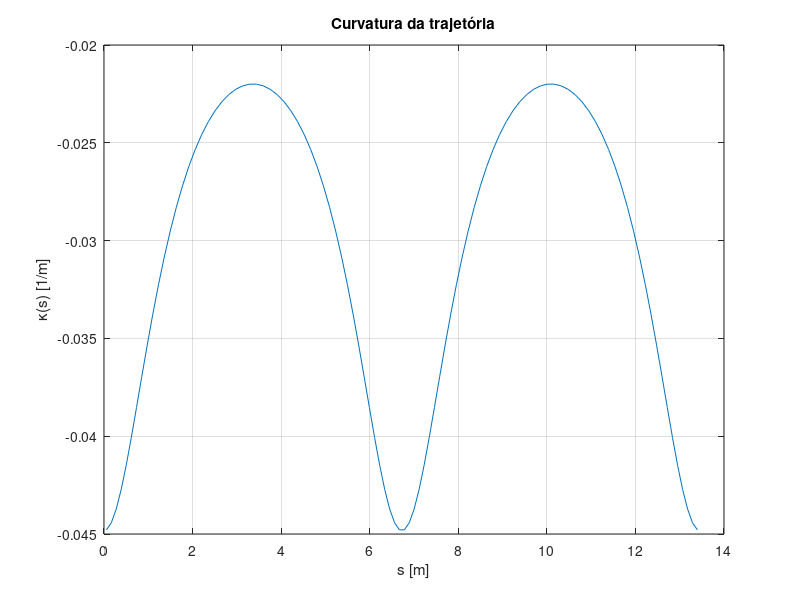

Source code (MATLAB): (Note: this script raises an error after producing the figure.)

%speed_to_erpm_gain  = 4277.5
%speed_to_duty (m/s) = 0.0602
close all
%


compile_solver=true;

Ts = 1/20;      % Tempo de amostragem (20 Hz)
T_total = 20; % Tempo de sim
% Definir o horizonte de predição
N = 10; % Horizonte do MPC

L = 0.35; % Distância entre eixos
servo_gain=-0.840; % Ganho do servo (rad/unidade)


servo_max=0.4; % Ângulo máximo do servo
v_max = 1;        % Velocidade máxima (m/s)

delta_max = abs(servo_max/servo_gain); % Ângulo máximo de direção (radianos)

v_ref = 1.0;  % m/s



N_total = 100;  % Numeros de pontos traj
theta = linspace(0, 2*pi, N_total+1); 

% Coordenadas elípticas
x_traj = 2.5 * cos(theta);
y_traj = -1.75 - 1.75 * sin(theta);

% Parametrização por arco: s (cumulativa)
ds = sqrt(diff(x_traj).^2 + diff(y_traj).^2);
s = [0, cumsum(ds)];

% Criar splines cúbicas para x(s) e y(s)
x_spline = csape(s, x_traj, 'periodic');
y_spline = csape(s, y_traj, 'periodic');

% Derivadas
s_mid = (s(1:end-1) + s(2:end)) / 2;  % pontos médios → mais estável
dx = ppval(fnder(x_spline, 1), s_mid);
dy = ppval(fnder(y_spline, 1), s_mid);
ddx = ppval(fnder(x_spline, 2), s_mid);
ddy = ppval(fnder(y_spline, 2), s_mid);
kappa = (dx .* ddy - dy .* ddx) ./ (dx.^2 + dy.^2).^(3/2);

% Heading e curvatura
%psi = atan2(dy, dx);
kappa = (dx .* ddy - dy .* ddx) ./ (dx.^2 + dy.^2).^(3/2);

v_ref=ones(1,N_total)*v_ref; %velocidade referencia

figure;
plot(s_mid, kappa);
xlabel('s [m]');
ylabel('\kappa(s) [1/m]');
title('Curvatura da trajetória');
grid on;

%estados do mpc
% modelo [s, n, u, vx, vy, r, theta, throttle]
% controlo [theta, throttle]


% Parâmetros do MPC
Q = diag([1, 1, 1,  1 ,1, 1]);  % [s, n, u, vx, vy, r, theta, throttle]
R = diag([0.1, 0.1]);       % Ponderação dos controles

check_acados_requirements()
lib_path = fullfile(pwd, 'c_generated_code');

% Adiciona ao LD_LIBRARY_PATH do sistema
current_ld_path = getenv('LD_LIBRARY_PATH');
if ~contains(current_ld_path, lib_path)
    setenv('LD_LIBRARY_PATH', [getenv('LD_LIBRARY_PATH'), ':', lib_path]);
end

% Adiciona também ao path do MATLAB para segurança
addpath(lib_path);
addpath(genpath(pwd))

% ------ Setup do ACADOS ------
import casadi.*

if(compile_solver || ~exist('solver', 'var') )
    clear solver
    solver = setup_ocp(N, Ts, Q, R, delta_max, v_max);  % <- Verifica se tens este ficheiro
    save('solver_data.mat', 'solver');
else 
    % solver=acados_mex_create_mpc_model();
    % if isfile('solver_data.mat')
    %     loaded = load('solver_data.mat');
    %     solver = loaded.solver;
    % else
    %     error('Solver ainda não foi gerado! Executa primeiro com compile_solver = true');
    % end
end

% ------------------------------

% Estado inicial
x = [0; 0; 0 ;0; 0]; % [x, y, psi, theta, v]
history = x';
u0=[0;0];
u_history=u0';

% Gráfico Trajetoria
figure; hold on; grid on;
plot(x_traj, y_traj, 'r--', 'LineWidth', 1.5);
%traj = plot(x(1), x(2), 'bo-', 'LineWidth', 2);
% Seta de orientação
heading_arrow = quiver(x(1), x(2), cos(x(3)), sin(x(3)), 0.5, 'b', 'LineWidth', 2, 'MaxHeadSize', 2)
traj_ref = plot(x_traj(1:N), y_traj(1:N), 'y--', 'LineWidth', 1.5);
xlabel('x [m]'); ylabel('y [m]');
title('MPC rodando em loop');
legend('Trajetória de referência', 'Trajetória do veículo');
xlim([-3,3])
axis equal

figure;
sgtitle('Estados');
subplot(3,1,1);
p_angle=plot(0, 0, 'b-', 'LineWidth', 2);
xlabel('Tempo [s]');
ylabel('Ângulo de direção [rad]');
subplot(3,1,2);
p_v=plot(0, 0, 'b-', 'LineWidth', 2);
xlabel('Tempo [s]');
ylabel('Velocidade [m/s]');
subplot(3,1,3);
p_psi=plot(0, 0, 'b-', 'LineWidth', 2);
xlabel('Tempo [s]');
ylabel('PSI [rad]');



figure;
sgtitle('Inputs');
subplot(2,1,1);
p_u1=plot(0, 0, 'b-', 'LineWidth', 2);
xlabel('Tempo [s]');
ylabel('Ângulo de direção [rad]');
subplot(2,1,2);
p_u2=plot(0, 0, 'b-', 'LineWidth', 2);
ylabel('Velocidade [m/s]');
xlabel('Tempo [s]');
t_exec=0;

% Loop principal do MPC
for t_idx = 1:T_total/Ts-1
    % Trajetória de referência para o horizonte atual

        % 1. Encontrar o ponto mais próximo da posição atual
    distances = sqrt((x_traj - x(1)).^2 + (y_traj - x(2)).^2);
    [~, idx_ref_start] = min(distances);
    
    % 2. Calcular distância acumulada da trajetória
    dx = diff(x_traj);
    dy = diff(y_traj);
    ds = sqrt(dx.^2 + dy.^2);
    s_traj = [0, cumsum(ds)];
    traj_length = s_traj(end);
    
    % 3. Criar vetor de distâncias alvo a partir da posição inicial
    s0 = s_traj(idx_ref_start);
    s_ref = v_ref * (0:Ts:(N-1)*Ts);
    s_target = mod(s0 + s_ref, traj_length);  % wrap-around com mod
    
    % 4. Interpolação circular para encontrar os pontos correspondentes
    x_ref_step = interp1(s_traj, x_traj, s_target, 'linear', 'extrap')';
    y_ref_step = interp1(s_traj, y_traj, s_target, 'linear', 'extrap')';
    psi_ref = interp1(s_traj, psi_traj, s_target, 'linear', 'extrap')';

    

    % ----- Definir referências para o ACADOS -----
    % yref_all = zeros(4, N);
    % for k = 1:N
    %     yref_all(:,k) = [x_ref_step(k); y_ref_step(k); 0 ;v_ref];
    % end

    for k = 0:N-1
           yref_k = [x_ref_step(k+1); y_ref_step(k+1); sin(psi_ref(k+1));cos(psi_ref(k+1));0; v_ref];
           solver.set('cost_y_ref', yref_k, k);
    end

    %solver.set('cost_y_ref', yref_all);

    %solver.set('yref_e', [x_ref_step(end); y_ref_step(end); 0; 0; v_ref]);
    %solver.set(N, 'p', [x_ref_step(end); y_ref_step(end); v_ref]);
    solver.set('cost_y_ref_e', [x_ref_step(end); y_ref_step(end);sin(psi_ref(k+1));cos(psi_ref(k+1))]);



    solver.set('constr_lbx', x, 0);  % Estado inicial lower bound no estágio 0
    solver.set('constr_ubx', x, 0);
    
    tic()
    solver.solve();
    t_exec =[t_exec,toc]; 

    u = solver.get('u', 0);

    % U_opt = zeros(2, N);  % 2 inputs por etapa: delta e v
    % X_opt = zeros(5, N);  % 2 inputs por etapa: delta e v
    % for k = 0:N-1
    %     U_opt(:, k+1) = solver.get('u', k);
    %     X_opt(:, k+1) = solver.get('x', k);
    %     set(heading_arrow,'XData', X_opt(1,k+1), 'YData', X_opt(2,k+1),'UData', cos(X_opt(3,k+1)), 'VData', sin(X_opt(3,k+1)));
    %     drawnow;
    %     pause(0.05)
    % end
    
    u_history=[u_history; u'];

    % Atualiza estado com o modelo da bicicleta
    x = simulate_dynamics(x, u, Ts, L);

    history = [history; x'];

    % Atualiza gráfico
    %set(traj, 'XData', history(:,1), 'YData', history(:,2));
    set(heading_arrow,'XData', x(1), 'YData', x(2),'UData', cos(x(3)), 'VData', sin(x(3)));
    drawnow;
    set(traj_ref, 'XData', x_ref_step , 'YData', y_ref_step);
    drawnow;
    set(p_psi , 'XData', 0:t_idx, 'YData',history(:,3));
    set(p_angle , 'XData', 0:t_idx, 'YData', history(:,4));
    set(p_v , 'XData', 0:t_idx, 'YData',history(:,5));
    set(p_u1, 'XData', 0:t_idx, 'YData',u_history(:,1));
    set(p_u2, 'XData', 0:t_idx, 'YData',u_history(:,2));
    drawnow;



end

figure;
plot(t_exec*1000)
title("Tempo de Execuçao Solver")
xlabel("Step")
ylabel("Tempo[ms]")
%fprintf("distancia percorrida",int(history(:,5),Ts))

%Plotar angulo de direção
% figure;
% subplot(2,1,1);
% plot(1:T_total, history(:,3), 'b-', 'LineWidth', 2);
% xlabel('Tempo [s]');
% ylabel('Ângulo de direção [rad]');
% title('Ângulo de direção do veículo');
% subplot(2,1,2);
% plot(1:T_total, history(:,4), 'b-', 'LineWidth', 2);
% xlabel('Tempo [s]');
% ylabel('Velocidade [m/s]');
% title('Velocidade do veículo');


% ---- Simulação da Dinâmica ----
function x_sim = simulate_dynamics(x, u, Ts, L)

delta = u(1);
v = u(2);
psi = x(3); % Orientação atual

x(4)=delta;
x(5)=v;

x_sim = x + Ts * [
    v * cos(psi);        % dx/dt
    v * sin(psi);        % dy/dt
    (v / L) * tan(delta); % dyaw/dt
    0                     % dtheta/dt
    0                     % dv/dt = 0 (v é entrada direta)
    ];

x_sim(3) = wrapToPi(x_sim(3));  % função do MATLAB


end


% ---- Função de Custo ----
function J = mpc_cost(U, x0, x_ref, y_ref, v_ref, Ts, L, N, Q, R)
x = x0;
J = 0;

for k = 1:N
    u = U(k, :)'; % Controle atual

    x = simulate_dynamics(x, u, Ts, L);
    

    % Erro em relação à referência
    e = [x(1)-x_ref(k); x(2)-y_ref(k); 0; 0 ;x(5)-v_ref];
    J = J + e' * Q * e + u' * R * u;
end
end
